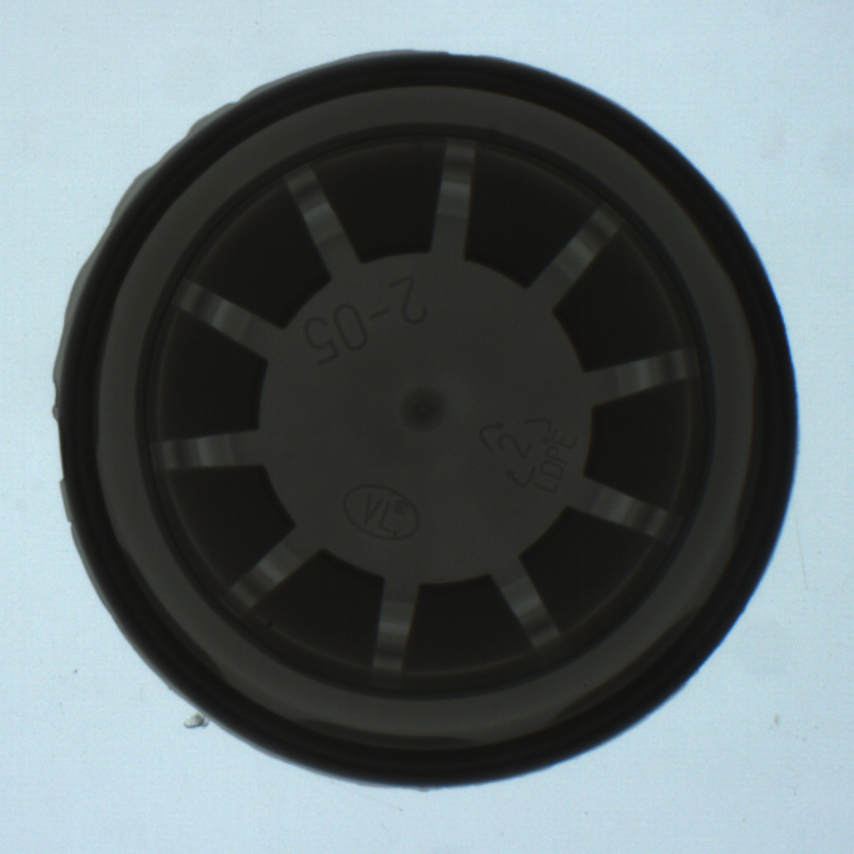
#> input picture picture/real_circle_canny.png, 854 x 854 px, found by its file name
$ python canny_detection.py
#> lines starting #> are read from the running program, lines starting #| are printed output that depends on the picture; after the words box and inside, x2 and y2 are one past the last pixel; in counts of white or black regions, pixels touching at a corner belong together
import cv2
import numpy as np

# Đọc ảnh
image = cv2.imread(r"picture\real_circle_canny.png", cv2.IMREAD_GRAYSCALE)
#> image: shape (854, 854); min 15, max 227, mean 106

# Làm mờ ảnh bằng Gaussian Blur
blurred = cv2.GaussianBlur(image, (5,5), 1.4)

# Áp dụng Canny Edge Detection
low_threshold = 50
high_threshold = 150
edges = cv2.Canny(blurred, low_threshold, high_threshold)
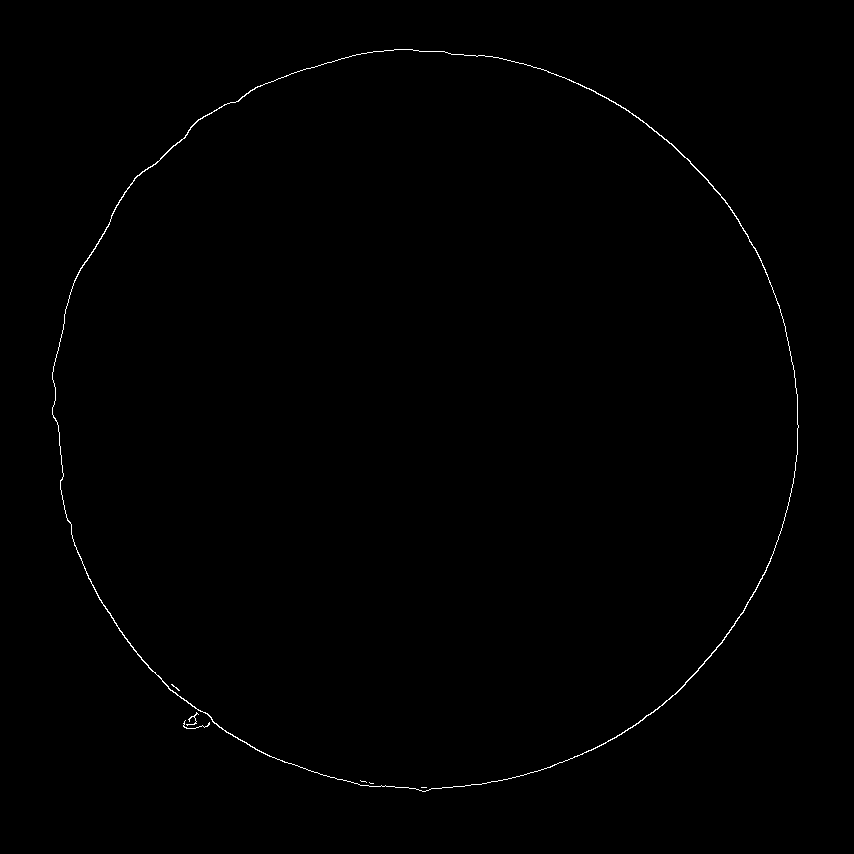
#> edges: shape (854, 854); 0.39% white in thin lines or dots, all inside (x1, y1, x2, y2) = (52, 49, 799, 792)

# Hiển thị kết quả
cv2.imshow("Original Image", image)
cv2.imshow("Canny Edges", edges)
cv2.waitKey(0)
cv2.destroyAllWindows()
